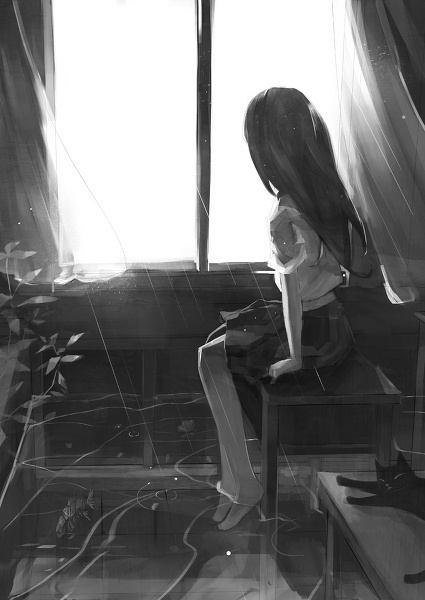
//> input picture Histogram Equalization/test.jpg, 425 x 600 px
$ ./main   (built with g++ and OpenCV 4)
//> lines starting //> are read from the running program, lines starting //| are printed output that depends on the picture
#include <iostream>
#include <opencv2\core\core.hpp>
#include <opencv2\highgui\highgui.hpp>
#include <stdio.h>
using namespace cv;

int main(){
	Mat src = imread("test.jpg",0);
//> src is the input picture: 600 rows x 425 cols, CV_8UC1; min 7, max 255, mean 113.6
	int cols = src.cols;
//> cols = 425
	int rows = src.rows;
//> rows = 600
	int n = cols*rows;
//> n = 255000
	int col_nums[256] = { 0 };
	uchar trans_col[256] = { 0 };
	// 统计直方图
	for (int i = 0; i < rows; i++){
		uchar* p = src.ptr<uchar>(i);
		for (int j = 0; j < cols; j++){
			col_nums[p[j]] ++;
		}
	}
//> after the loop, col_nums = 256 values, max 49210 at index 255, min 0 at index 0, mean 996.1
	// 计算转换函数
	trans_col[0] = 255 * col_nums[0] / n;
	for (int i = 1; i < 256; i++){
		col_nums[i] = col_nums[i - 1] + col_nums[i];
		trans_col[i] = 255 * col_nums[i] / n;
	}
//> after the loop, col_nums = 256 values from 0 to 255000; trans_col = 256 values from 0 to 255
	Mat res;
	res.create(src.size(), src.type());
	for (int i = 0; i < rows; i++){
		uchar* s = src.ptr<uchar>(i);
		uchar* r = res.ptr<uchar>(i);
		for (int j = 0; j < cols; j++){
			r[j] = trans_col[s[j]];
		}
	}
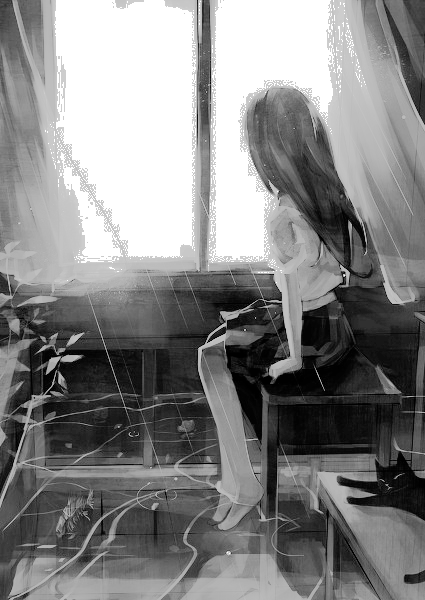
//> res: 600 rows x 425 cols, CV_8UC1; min 0, max 255, mean 132.7
	imshow("src", src);
	imshow("res", res);
	waitKey();
}
